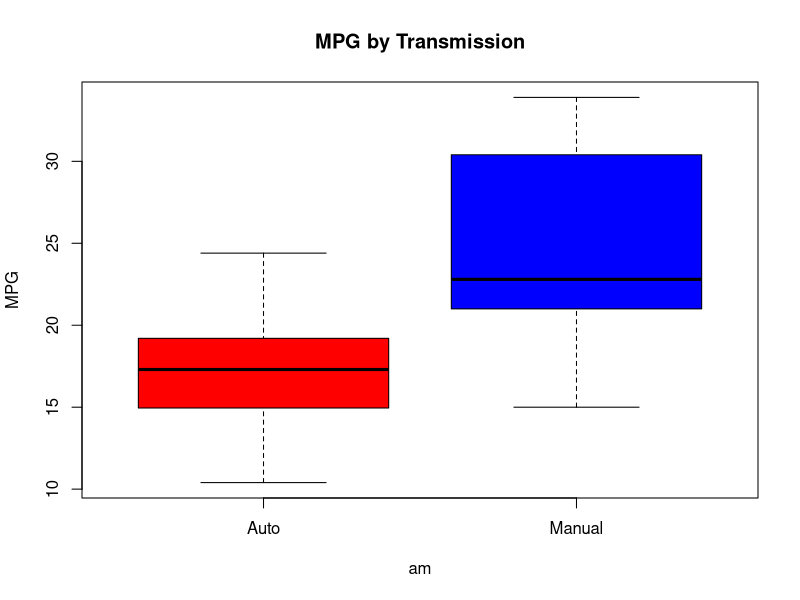
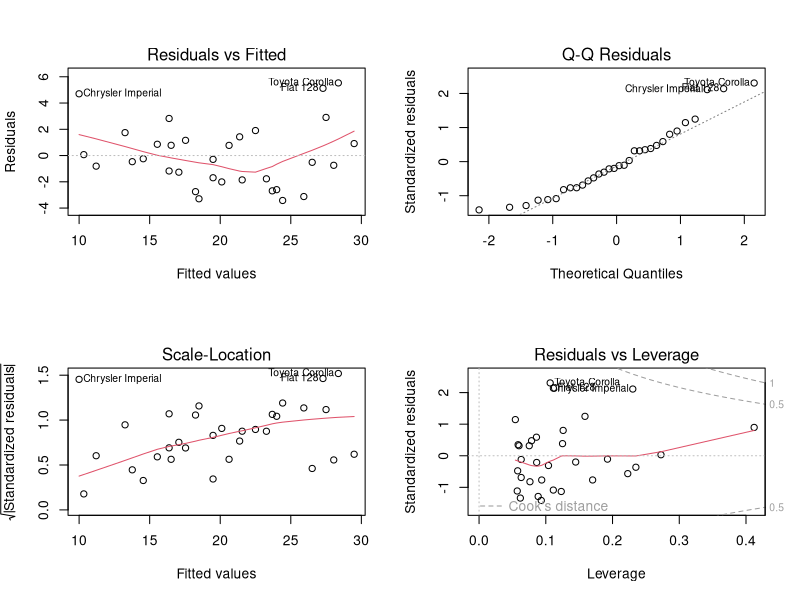

Reproduce these figures in R, in order.
## ---- chunk 1
data(mtcars)
mtcars$am <- factor(mtcars$am, labels = c("Auto", "Manual"))
boxplot(mpg ~ am, data = mtcars, col = c("red", "blue"), ylab = "MPG", main = "MPG by Transmission")
## ---- chunk 2
fit_simple <- lm(mpg ~ am, data = mtcars)
fit_multi <- lm(mpg ~ am + wt + hp, data = mtcars)
summary(fit_multi)$coef
## ---- chunk 3
par(mfrow = c(2, 2))
plot(fit_multi)
